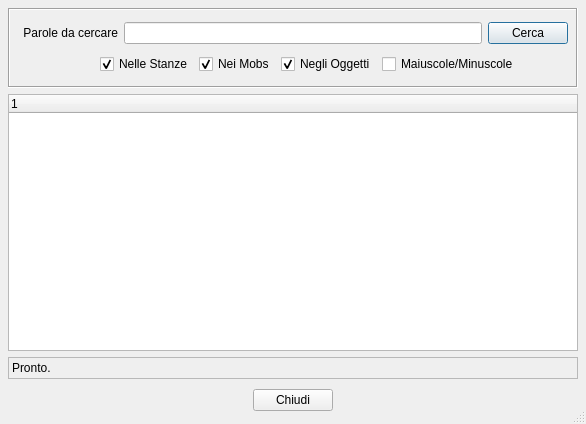
<ui version="4.0" >
 <class>GuiFind</class>
 <widget class="QDialog" name="GuiFind" >
  <property name="geometry" >
   <rect>
    <x>0</x>
    <y>0</y>
    <width>586</width>
    <height>424</height>
   </rect>
  </property>
  <property name="windowTitle" >
   <string>Dialog</string>
  </property>
  <property name="sizeGripEnabled" >
   <bool>true</bool>
  </property>
  <layout class="QGridLayout" >
   <property name="leftMargin" >
    <number>8</number>
   </property>
   <property name="topMargin" >
    <number>8</number>
   </property>
   <property name="rightMargin" >
    <number>8</number>
   </property>
   <property name="bottomMargin" >
    <number>8</number>
   </property>
   <property name="horizontalSpacing" >
    <number>6</number>
   </property>
   <property name="verticalSpacing" >
    <number>6</number>
   </property>
   <item row="3" column="0" >
    <widget class="QLabel" name="mp_labelReport" >
     <property name="minimumSize" >
      <size>
       <width>0</width>
       <height>22</height>
      </size>
     </property>
     <property name="frameShape" >
      <enum>QFrame::StyledPanel</enum>
     </property>
     <property name="frameShadow" >
      <enum>QFrame::Sunken</enum>
     </property>
     <property name="text" >
      <string>Pronto.</string>
     </property>
    </widget>
   </item>
   <item row="0" column="0" >
    <widget class="QFrame" name="mp_frameFilter" >
     <property name="minimumSize" >
      <size>
       <width>16</width>
       <height>80</height>
      </size>
     </property>
     <property name="maximumSize" >
      <size>
       <width>16777215</width>
       <height>80</height>
      </size>
     </property>
     <property name="frameShape" >
      <enum>QFrame::Box</enum>
     </property>
     <property name="frameShadow" >
      <enum>QFrame::Sunken</enum>
     </property>
     <layout class="QGridLayout" >
      <property name="leftMargin" >
       <number>8</number>
      </property>
      <property name="topMargin" >
       <number>8</number>
      </property>
      <property name="rightMargin" >
       <number>8</number>
      </property>
      <property name="bottomMargin" >
       <number>8</number>
      </property>
      <property name="horizontalSpacing" >
       <number>6</number>
      </property>
      <property name="verticalSpacing" >
       <number>6</number>
      </property>
      <item row="0" column="0" >
       <layout class="QHBoxLayout" >
        <property name="spacing" >
         <number>6</number>
        </property>
        <property name="leftMargin" >
         <number>0</number>
        </property>
        <property name="topMargin" >
         <number>0</number>
        </property>
        <property name="rightMargin" >
         <number>0</number>
        </property>
        <property name="bottomMargin" >
         <number>0</number>
        </property>
        <item>
         <widget class="QLabel" name="mp_labelSearch" >
          <property name="minimumSize" >
           <size>
            <width>100</width>
            <height>0</height>
           </size>
          </property>
          <property name="text" >
           <string>Parole da cercare</string>
          </property>
          <property name="alignment" >
           <set>Qt::AlignRight|Qt::AlignTrailing|Qt::AlignVCenter</set>
          </property>
         </widget>
        </item>
        <item>
         <widget class="QLineEdit" name="mp_leKeywords" />
        </item>
        <item>
         <widget class="QPushButton" name="mp_pbFind" >
          <property name="text" >
           <string>Cerca</string>
          </property>
         </widget>
        </item>
       </layout>
      </item>
      <item row="1" column="0" >
       <layout class="QHBoxLayout" >
        <property name="spacing" >
         <number>6</number>
        </property>
        <property name="leftMargin" >
         <number>0</number>
        </property>
        <property name="topMargin" >
         <number>0</number>
        </property>
        <property name="rightMargin" >
         <number>0</number>
        </property>
        <property name="bottomMargin" >
         <number>0</number>
        </property>
        <item>
         <spacer>
          <property name="orientation" >
           <enum>Qt::Horizontal</enum>
          </property>
          <property name="sizeHint" >
           <size>
            <width>104</width>
            <height>20</height>
           </size>
          </property>
         </spacer>
        </item>
        <item>
         <widget class="QCheckBox" name="mp_cbRooms" >
          <property name="text" >
           <string>Nelle Stanze</string>
          </property>
          <property name="checked" >
           <bool>true</bool>
          </property>
         </widget>
        </item>
        <item>
         <widget class="QCheckBox" name="mp_cbMobs" >
          <property name="text" >
           <string>Nei Mobs</string>
          </property>
          <property name="checked" >
           <bool>true</bool>
          </property>
         </widget>
        </item>
        <item>
         <widget class="QCheckBox" name="mp_cbItems" >
          <property name="text" >
           <string>Negli Oggetti</string>
          </property>
          <property name="checked" >
           <bool>true</bool>
          </property>
         </widget>
        </item>
        <item>
         <widget class="QCheckBox" name="mp_cbCaseSensitive" >
          <property name="text" >
           <string>Maiuscole/Minuscole</string>
          </property>
         </widget>
        </item>
        <item>
         <spacer>
          <property name="orientation" >
           <enum>Qt::Horizontal</enum>
          </property>
          <property name="sizeHint" >
           <size>
            <width>71</width>
            <height>20</height>
           </size>
          </property>
         </spacer>
        </item>
       </layout>
      </item>
     </layout>
     <widget class="QWidget" native="1" name="widget" >
      <property name="geometry" >
       <rect>
        <x>11</x>
        <y>44</y>
        <width>540</width>
        <height>22</height>
       </rect>
      </property>
     </widget>
     <widget class="QWidget" native="1" name="widget" >
      <property name="geometry" >
       <rect>
        <x>11</x>
        <y>40</y>
        <width>511</width>
        <height>22</height>
       </rect>
      </property>
     </widget>
    </widget>
   </item>
   <item row="2" column="0" >
    <widget class="QTreeWidget" name="mp_twList" >
     <column>
      <property name="text" >
       <string>1</string>
      </property>
     </column>
    </widget>
   </item>
   <item row="4" column="0" >
    <layout class="QHBoxLayout" >
     <property name="spacing" >
      <number>6</number>
     </property>
     <property name="leftMargin" >
      <number>0</number>
     </property>
     <property name="topMargin" >
      <number>0</number>
     </property>
     <property name="rightMargin" >
      <number>0</number>
     </property>
     <property name="bottomMargin" >
      <number>0</number>
     </property>
     <item>
      <spacer>
       <property name="orientation" >
        <enum>Qt::Horizontal</enum>
       </property>
       <property name="sizeHint" >
        <size>
         <width>61</width>
         <height>31</height>
        </size>
       </property>
      </spacer>
     </item>
     <item>
      <widget class="QPushButton" name="mp_pbClose" >
       <property name="text" >
        <string>Chiudi</string>
       </property>
      </widget>
     </item>
     <item>
      <spacer>
       <property name="orientation" >
        <enum>Qt::Horizontal</enum>
       </property>
       <property name="sizeHint" >
        <size>
         <width>40</width>
         <height>20</height>
        </size>
       </property>
      </spacer>
     </item>
    </layout>
   </item>
  </layout>
 </widget>
 <tabstops>
  <tabstop>mp_leKeywords</tabstop>
  <tabstop>mp_pbFind</tabstop>
  <tabstop>mp_cbRooms</tabstop>
  <tabstop>mp_cbMobs</tabstop>
  <tabstop>mp_cbItems</tabstop>
  <tabstop>mp_twList</tabstop>
  <tabstop>mp_pbClose</tabstop>
 </tabstops>
 <resources/>
 <connections>
  <connection>
   <sender>mp_pbClose</sender>
   <signal>clicked()</signal>
   <receiver>GuiFind</receiver>
   <slot>reject()</slot>
   <hints>
    <hint type="sourcelabel" >
     <x>369</x>
     <y>253</y>
    </hint>
    <hint type="destinationlabel" >
     <x>179</x>
     <y>282</y>
    </hint>
   </hints>
  </connection>
 </connections>
</ui>
